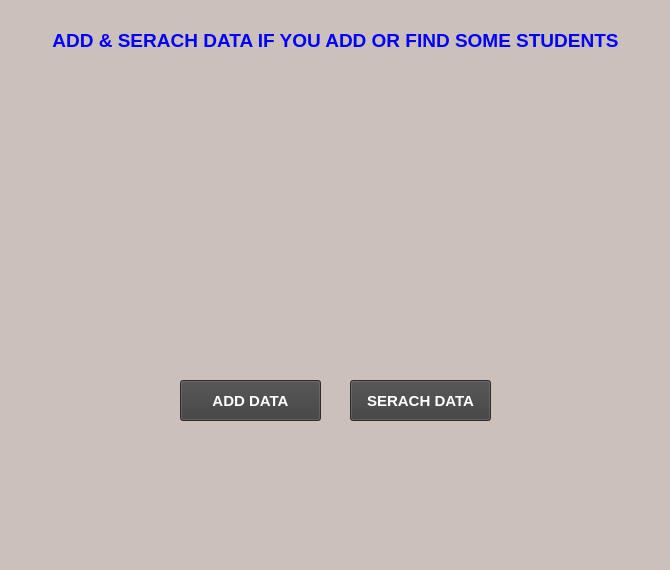
<?xml version="1.0" encoding="UTF-8"?>
<ui version="4.0">
 <class>MainWindow</class>
 <widget class="QMainWindow" name="MainWindow">
  <property name="geometry">
   <rect>
    <x>0</x>
    <y>0</y>
    <width>670</width>
    <height>570</height>
   </rect>
  </property>
  <property name="windowTitle">
   <string>MainWindow</string>
  </property>
  <widget class="QWidget" name="centralwidget">
   <widget class="QLabel" name="label">
    <property name="geometry">
     <rect>
      <x>0</x>
      <y>0</y>
      <width>671</width>
      <height>571</height>
     </rect>
    </property>
    <property name="styleSheet">
     <string notr="true">background-color: rgb(85, 255, 127);
background-color: rgb(203, 192, 186);</string>
    </property>
    <property name="text">
     <string/>
    </property>
   </widget>
   <widget class="QLabel" name="label_2">
    <property name="geometry">
     <rect>
      <x>0</x>
      <y>0</y>
      <width>671</width>
      <height>81</height>
     </rect>
    </property>
    <property name="font">
     <font>
      <pointsize>14</pointsize>
      <weight>75</weight>
      <bold>true</bold>
     </font>
    </property>
    <property name="styleSheet">
     <string notr="true">color: rgb(0, 0, 255);</string>
    </property>
    <property name="text">
     <string>ADD &amp; SERACH DATA IF YOU ADD OR FIND SOME STUDENTS</string>
    </property>
    <property name="alignment">
     <set>Qt::AlignCenter</set>
    </property>
   </widget>
   <widget class="QLabel" name="label_3">
    <property name="geometry">
     <rect>
      <x>200</x>
      <y>100</y>
      <width>261</width>
      <height>201</height>
     </rect>
    </property>
    <property name="text">
     <string/>
    </property>
    <property name="pixmap">
     <pixmap>pic1.jpeg</pixmap>
    </property>
    <property name="scaledContents">
     <bool>true</bool>
    </property>
   </widget>
   <widget class="QPushButton" name="pushButton">
    <property name="geometry">
     <rect>
      <x>180</x>
      <y>380</y>
      <width>141</width>
      <height>41</height>
     </rect>
    </property>
    <property name="font">
     <font>
      <pointsize>11</pointsize>
      <weight>75</weight>
      <bold>true</bold>
     </font>
    </property>
    <property name="cursor">
     <cursorShape>PointingHandCursor</cursorShape>
    </property>
    <property name="styleSheet">
     <string notr="true">background-color: rgb(62, 62, 62);
color: rgb(255, 255, 255);</string>
    </property>
    <property name="text">
     <string>ADD DATA</string>
    </property>
   </widget>
   <widget class="QPushButton" name="pushButton_2">
    <property name="geometry">
     <rect>
      <x>350</x>
      <y>380</y>
      <width>141</width>
      <height>41</height>
     </rect>
    </property>
    <property name="font">
     <font>
      <pointsize>11</pointsize>
      <weight>75</weight>
      <bold>true</bold>
     </font>
    </property>
    <property name="cursor">
     <cursorShape>PointingHandCursor</cursorShape>
    </property>
    <property name="styleSheet">
     <string notr="true">background-color: rgb(62, 62, 62);
color: rgb(255, 255, 255);</string>
    </property>
    <property name="text">
     <string>SERACH DATA</string>
    </property>
   </widget>
  </widget>
 </widget>
 <resources/>
 <connections/>
</ui>
